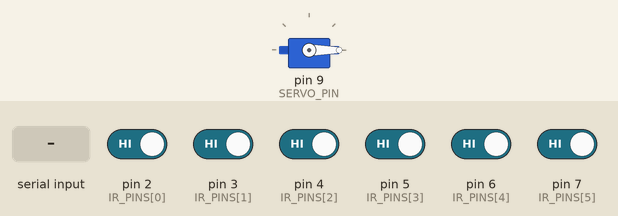
Recording of a sketch running on a simulated Arduino Uno, built with avr-gcc and run on an emulated ATmega328P. On the bench: servo. The test bench sets the inputs (shaded band); at power-on: pin 2 (IR_PINS[0]), pin 3 (IR_PINS[1]), pin 4 (IR_PINS[2]), pin 5 (IR_PINS[3]), pin 6 (IR_PINS[4]), pin 7 (IR_PINS[5]) HIGH. What the sketch prints to the serial monitor is not drawn.

Above: at 1.2 s.
1.3 s: "GATE_TOGGLE\n" received over the second serial link
At 2.5 s:
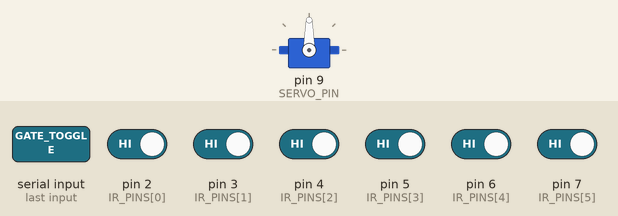
2.8 s: pin 2 (IR_PINS[0]) driven LOW
5.8 s: pin 3 (IR_PINS[1]) driven LOW
8.7 s: pin 4 (IR_PINS[2]) driven LOW
11.7 s: pin 5 (IR_PINS[3]) driven LOW
14.7 s: pin 6 (IR_PINS[4]) driven LOW
Timing chart, 0 to 17.7 s (numbered marks = the images above; inputs shaded):
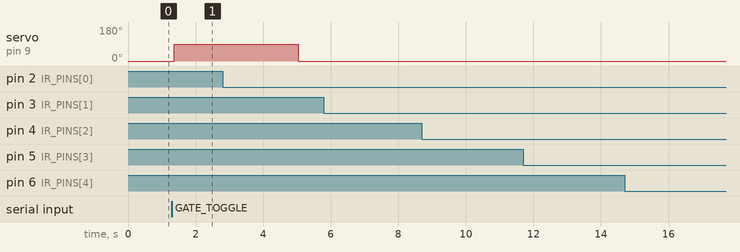

Measured:
- after the input at 1.3 s, servo on pin 9 (SERVO_PIN): 0° → 90° after 0.07 s
- after the input at 5.8 s, every drawn part: stays the same
- after the input at 8.7 s, every drawn part: stays the same
- after the input at 11.7 s, every drawn part: stays the same
- after the input at 14.7 s, every drawn part: stays the same

The sketch:

SmartPark_Firmware.ino
```cpp
/*
 * SmartPark Arduino Firmware
 * ===========================
 * Hardware:
 *   - Arduino Uno / Mega
 *   - HC-05 Bluetooth Module (TX→D11, RX→D10  or  TX→D1, RX→D0)
 *   - 6x IR Obstacle Sensors (D2–D7)
 *   - Servo Motor (D9) — barrier gate
 *   - Optional: LCD 16x2 (I2C at 0x27)
 *
 * Wiring HC-05:
 *   HC-05 VCC → 5V
 *   HC-05 GND → GND
 *   HC-05 TX  → Arduino D10 (SoftwareSerial RX)
 *   HC-05 RX  → Arduino D11 through voltage divider → 3.3V
 *
 * JSON format sent every 1 second:
 * {"total":6,"occupied":3,"available":3,"slots":[1,0,1,0,1,0],
 *  "sensor_health":["ok","ok","ok","ok","ok","ok"],
 *  "critical_fault":false,"timestamp":12345}
 *
 * Commands received from app:
 *   PING        → replies "PONG\n"
 *   GATE_TOGGLE → toggles servo gate
 */

#include <SoftwareSerial.h>
#include <Servo.h>
#include <ArduinoJson.h>   // Install: Library Manager → ArduinoJson by Benoit Blanchon

// ── Pin Definitions ────────────────────────────────────────
#define BT_RX_PIN    10    // HC-05 TX → Arduino pin 10
#define BT_TX_PIN    11    // HC-05 RX → Arduino pin 11
#define SERVO_PIN     9
#define NUM_SLOTS     6

const int IR_PINS[NUM_SLOTS] = {2, 3, 4, 5, 6, 7};
// IR sensor: LOW = object detected (occupied), HIGH = free
// Adjust based on your sensor logic (some are inverted)
#define IR_OCCUPIED_LEVEL LOW

// ── Watchdog config ───────────────────────────────────────
#define WATCHDOG_TIMEOUT_MS 5000   // ms without valid reading = fault
#define SEND_INTERVAL_MS    1000   // JSON send interval

// ── Globals ───────────────────────────────────────────────
SoftwareSerial btSerial(BT_RX_PIN, BT_TX_PIN);
Servo gateServo;

bool slotOccupied[NUM_SLOTS]   = {false};
bool sensorFault[NUM_SLOTS]    = {false};
unsigned long lastRead[NUM_SLOTS] = {0};
unsigned long lastSend         = 0;
bool gateOpen                  = true;

// ── Setup ─────────────────────────────────────────────────
void setup() {
  Serial.begin(9600);
  btSerial.begin(9600);   // HC-05 default baud

  // IR sensor pins
  for (int i = 0; i < NUM_SLOTS; i++) {
    pinMode(IR_PINS[i], INPUT);
    lastRead[i] = millis();
  }

  // Servo
  gateServo.attach(SERVO_PIN);
  gateServo.write(0);   // Gate closed = 0°, Open = 90°
  openGate();

  Serial.println("SmartPark Arduino Ready");
}

// ── Loop ──────────────────────────────────────────────────
void loop() {
  // 1. Read all IR sensors
  for (int i = 0; i < NUM_SLOTS; i++) {
    int reading = digitalRead(IR_PINS[i]);
    bool occupied = (reading == IR_OCCUPIED_LEVEL);

    // Watchdog: if reading changed, reset timer
    if (occupied != slotOccupied[i]) {
      lastRead[i] = millis();
    }

    slotOccupied[i] = occupied;

    // Check watchdog timeout
    if (millis() - lastRead[i] > WATCHDOG_TIMEOUT_MS) {
      sensorFault[i] = true;
    } else {
      sensorFault[i] = false;
    }
  }

  // 2. Update gate based on availability
  int occupied = 0;
  for (int i = 0; i < NUM_SLOTS; i++) {
    if (slotOccupied[i] || sensorFault[i]) occupied++;
  }
  if (occupied >= NUM_SLOTS) {
    closeGate();
  } else {
    openGate();
  }

  // 3. Send JSON packet every SEND_INTERVAL_MS
  if (millis() - lastSend >= SEND_INTERVAL_MS) {
    lastSend = millis();
    sendJsonPacket(occupied);
  }

  // 4. Read commands from app
  handleIncomingCommands();

  delay(50);
}

// ── Send JSON ─────────────────────────────────────────────
void sendJsonPacket(int occupied) {
  StaticJsonDocument<512> doc;

  doc["total"]    = NUM_SLOTS;
  doc["occupied"] = occupied;
  doc["available"]= NUM_SLOTS - occupied;

  JsonArray slots = doc.createNestedArray("slots");
  JsonArray health = doc.createNestedArray("sensor_health");

  bool anyCritical = false;
  for (int i = 0; i < NUM_SLOTS; i++) {
    slots.add(slotOccupied[i] ? 1 : 0);
    if (sensorFault[i]) {
      health.add("fault");
      anyCritical = true;
    } else {
      health.add("ok");
    }
  }

  doc["critical_fault"] = anyCritical;
  doc["timestamp"] = millis() / 1000;

  String output;
  serializeJson(doc, output);
  output += "\n";   // Newline delimiter — important for app parsing

  btSerial.print(output);
  Serial.print("Sent: ");
  Serial.print(output);
}

// ── Command Handler ───────────────────────────────────────
void handleIncomingCommands() {
  if (!btSerial.available()) return;

  String cmd = btSerial.readStringUntil('\n');
  cmd.trim();
  Serial.print("CMD: ");
  Serial.println(cmd);

  if (cmd == "PING") {
    btSerial.println("PONG");
  } else if (cmd == "GATE_TOGGLE") {
    if (gateOpen) {
      closeGate();
    } else {
      openGate();
    }
    btSerial.println("GATE_OK");
  } else if (cmd == "STATUS") {
    btSerial.println("READY");
  }
}

// ── Servo Gate ────────────────────────────────────────────
void openGate() {
  if (!gateOpen) {
    gateServo.write(90);   // 90° = raised/open
    gateOpen = true;
    Serial.println("Gate: OPEN");
  }
}

void closeGate() {
  if (gateOpen) {
    gateServo.write(0);    // 0° = lowered/closed
    gateOpen = false;
    Serial.println("Gate: CLOSED");
  }
}
```
